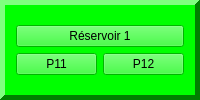
                <widget class="QFrame" name="F1">
                 <property name="palette">
                  <palette>
                   <active>
                    <colorrole role="WindowText">
                     <brush brushstyle="SolidPattern">
                      <color alpha="255">
                       <red>0</red>
                       <green>0</green>
                       <blue>0</blue>
                      </color>
                     </brush>
                    </colorrole>
                    <colorrole role="Button">
                     <brush brushstyle="SolidPattern">
                      <color alpha="255">
                       <red>0</red>
                       <green>255</green>
                       <blue>0</blue>
                      </color>
                     </brush>
                    </colorrole>
                    <colorrole role="Light">
                     <brush brushstyle="SolidPattern">
                      <color alpha="255">
                       <red>127</red>
                       <green>255</green>
                       <blue>127</blue>
                      </color>
                     </brush>
                    </colorrole>
                    <colorrole role="Midlight">
                     <brush brushstyle="SolidPattern">
                      <color alpha="255">
                       <red>63</red>
                       <green>255</green>
                       <blue>63</blue>
                      </color>
                     </brush>
                    </colorrole>
                    <colorrole role="Dark">
                     <brush brushstyle="SolidPattern">
                      <color alpha="255">
                       <red>0</red>
                       <green>127</green>
                       <blue>0</blue>
                      </color>
                     </brush>
                    </colorrole>
                    <colorrole role="Mid">
                     <brush brushstyle="SolidPattern">
                      <color alpha="255">
                       <red>0</red>
                       <green>170</green>
                       <blue>0</blue>
                      </color>
                     </brush>
                    </colorrole>
                    <colorrole role="Text">
                     <brush brushstyle="SolidPattern">
                      <color alpha="255">
                       <red>0</red>
                       <green>0</green>
                       <blue>0</blue>
                      </color>
                     </brush>
                    </colorrole>
                    <colorrole role="BrightText">
                     <brush brushstyle="SolidPattern">
                      <color alpha="255">
                       <red>255</red>
                       <green>255</green>
                       <blue>255</blue>
                      </color>
                     </brush>
                    </colorrole>
                    <colorrole role="ButtonText">
                     <brush brushstyle="SolidPattern">
                      <color alpha="255">
                       <red>0</red>
                       <green>0</green>
                       <blue>0</blue>
                      </color>
                     </brush>
                    </colorrole>
                    <colorrole role="Base">
                     <brush brushstyle="SolidPattern">
                      <color alpha="255">
                       <red>255</red>
                       <green>255</green>
                       <blue>255</blue>
                      </color>
                     </brush>
                    </colorrole>
                    <colorrole role="Window">
                     <brush brushstyle="SolidPattern">
                      <color alpha="255">
                       <red>0</red>
                       <green>255</green>
                       <blue>0</blue>
                      </color>
                     </brush>
                    </colorrole>
                    <colorrole role="Shadow">
                     <brush brushstyle="SolidPattern">
                      <color alpha="255">
                       <red>0</red>
                       <green>0</green>
                       <blue>0</blue>
                      </color>
                     </brush>
                    </colorrole>
                    <colorrole role="AlternateBase">
                     <brush brushstyle="SolidPattern">
                      <color alpha="255">
                       <red>127</red>
                       <green>255</green>
                       <blue>127</blue>
                      </color>
                     </brush>
                    </colorrole>
                    <colorrole role="ToolTipBase">
                     <brush brushstyle="SolidPattern">
                      <color alpha="255">
                       <red>255</red>
                       <green>255</green>
                       <blue>220</blue>
                      </color>
                     </brush>
                    </colorrole>
                    <colorrole role="ToolTipText">
                     <brush brushstyle="SolidPattern">
                      <color alpha="255">
                       <red>0</red>
                       <green>0</green>
                       <blue>0</blue>
                      </color>
                     </brush>
                    </colorrole>
                   </active>
                   <inactive>
                    <colorrole role="WindowText">
                     <brush brushstyle="SolidPattern">
                      <color alpha="255">
                       <red>0</red>
                       <green>0</green>
                       <blue>0</blue>
                      </color>
                     </brush>
                    </colorrole>
                    <colorrole role="Button">
                     <brush brushstyle="SolidPattern">
                      <color alpha="255">
                       <red>0</red>
                       <green>255</green>
                       <blue>0</blue>
                      </color>
                     </brush>
                    </colorrole>
                    <colorrole role="Light">
                     <brush brushstyle="SolidPattern">
                      <color alpha="255">
                       <red>127</red>
                       <green>255</green>
                       <blue>127</blue>
                      </color>
                     </brush>
                    </colorrole>
                    <colorrole role="Midlight">
                     <brush brushstyle="SolidPattern">
                      <color alpha="255">
                       <red>63</red>
                       <green>255</green>
                       <blue>63</blue>
                      </color>
                     </brush>
                    </colorrole>
                    <colorrole role="Dark">
                     <brush brushstyle="SolidPattern">
                      <color alpha="255">
                       <red>0</red>
                       <green>127</green>
                       <blue>0</blue>
                      </color>
                     </brush>
                    </colorrole>
                    <colorrole role="Mid">
                     <brush brushstyle="SolidPattern">
                      <color alpha="255">
                       <red>0</red>
                       <green>170</green>
                       <blue>0</blue>
                      </color>
                     </brush>
                    </colorrole>
                    <colorrole role="Text">
                     <brush brushstyle="SolidPattern">
                      <color alpha="255">
                       <red>0</red>
                       <green>0</green>
                       <blue>0</blue>
                      </color>
                     </brush>
                    </colorrole>
                    <colorrole role="BrightText">
                     <brush brushstyle="SolidPattern">
                      <color alpha="255">
                       <red>255</red>
                       <green>255</green>
                       <blue>255</blue>
                      </color>
                     </brush>
                    </colorrole>
                    <colorrole role="ButtonText">
                     <brush brushstyle="SolidPattern">
                      <color alpha="255">
                       <red>0</red>
                       <green>0</green>
                       <blue>0</blue>
                      </color>
                     </brush>
                    </colorrole>
                    <colorrole role="Base">
                     <brush brushstyle="SolidPattern">
                      <color alpha="255">
                       <red>255</red>
                       <green>255</green>
                       <blue>255</blue>
                      </color>
                     </brush>
                    </colorrole>
                    <colorrole role="Window">
                     <brush brushstyle="SolidPattern">
                      <color alpha="255">
                       <red>0</red>
                       <green>255</green>
                       <blue>0</blue>
                      </color>
                     </brush>
                    </colorrole>
                    <colorrole role="Shadow">
                     <brush brushstyle="SolidPattern">
                      <color alpha="255">
                       <red>0</red>
                       <green>0</green>
                       <blue>0</blue>
                      </color>
                     </brush>
                    </colorrole>
                    <colorrole role="AlternateBase">
                     <brush brushstyle="SolidPattern">
                      <color alpha="255">
                       <red>127</red>
                       <green>255</green>
                       <blue>127</blue>
                      </color>
                     </brush>
                    </colorrole>
                    <colorrole role="ToolTipBase">
                     <brush brushstyle="SolidPattern">
                      <color alpha="255">
                       <red>255</red>
                       <green>255</green>
                       <blue>220</blue>
                      </color>
                     </brush>
                    </colorrole>
                    <colorrole role="ToolTipText">
                     <brush brushstyle="SolidPattern">
                      <color alpha="255">
                       <red>0</red>
                       <green>0</green>
                       <blue>0</blue>
                      </color>
                     </brush>
                    </colorrole>
                   </inactive>
                   <disabled>
                    <colorrole role="WindowText">
                     <brush brushstyle="SolidPattern">
                      <color alpha="255">
                       <red>0</red>
                       <green>127</green>
                       <blue>0</blue>
                      </color>
                     </brush>
                    </colorrole>
                    <colorrole role="Button">
                     <brush brushstyle="SolidPattern">
                      <color alpha="255">
                       <red>0</red>
                       <green>255</green>
                       <blue>0</blue>
                      </color>
                     </brush>
                    </colorrole>
                    <colorrole role="Light">
                     <brush brushstyle="SolidPattern">
                      <color alpha="255">
                       <red>127</red>
                       <green>255</green>
                       <blue>127</blue>
                      </color>
                     </brush>
                    </colorrole>
                    <colorrole role="Midlight">
                     <brush brushstyle="SolidPattern">
                      <color alpha="255">
                       <red>63</red>
                       <green>255</green>
                       <blue>63</blue>
                      </color>
                     </brush>
                    </colorrole>
                    <colorrole role="Dark">
                     <brush brushstyle="SolidPattern">
                      <color alpha="255">
                       <red>0</red>
                       <green>127</green>
                       <blue>0</blue>
                      </color>
                     </brush>
                    </colorrole>
                    <colorrole role="Mid">
                     <brush brushstyle="SolidPattern">
                      <color alpha="255">
                       <red>0</red>
                       <green>170</green>
                       <blue>0</blue>
                      </color>
                     </brush>
                    </colorrole>
                    <colorrole role="Text">
                     <brush brushstyle="SolidPattern">
                      <color alpha="255">
                       <red>0</red>
                       <green>127</green>
                       <blue>0</blue>
                      </color>
                     </brush>
                    </colorrole>
                    <colorrole role="BrightText">
                     <brush brushstyle="SolidPattern">
                      <color alpha="255">
                       <red>255</red>
                       <green>255</green>
                       <blue>255</blue>
                      </color>
                     </brush>
                    </colorrole>
                    <colorrole role="ButtonText">
                     <brush brushstyle="SolidPattern">
                      <color alpha="255">
                       <red>0</red>
                       <green>127</green>
                       <blue>0</blue>
                      </color>
                     </brush>
                    </colorrole>
                    <colorrole role="Base">
                     <brush brushstyle="SolidPattern">
                      <color alpha="255">
                       <red>0</red>
                       <green>255</green>
                       <blue>0</blue>
                      </color>
                     </brush>
                    </colorrole>
                    <colorrole role="Window">
                     <brush brushstyle="SolidPattern">
                      <color alpha="255">
                       <red>0</red>
                       <green>255</green>
                       <blue>0</blue>
                      </color>
                     </brush>
                    </colorrole>
                    <colorrole role="Shadow">
                     <brush brushstyle="SolidPattern">
                      <color alpha="255">
                       <red>0</red>
                       <green>0</green>
                       <blue>0</blue>
                      </color>
                     </brush>
                    </colorrole>
                    <colorrole role="AlternateBase">
                     <brush brushstyle="SolidPattern">
                      <color alpha="255">
                       <red>0</red>
                       <green>255</green>
                       <blue>0</blue>
                      </color>
                     </brush>
                    </colorrole>
                    <colorrole role="ToolTipBase">
                     <brush brushstyle="SolidPattern">
                      <color alpha="255">
                       <red>255</red>
                       <green>255</green>
                       <blue>220</blue>
                      </color>
                     </brush>
                    </colorrole>
                    <colorrole role="ToolTipText">
                     <brush brushstyle="SolidPattern">
                      <color alpha="255">
                       <red>0</red>
                       <green>0</green>
                       <blue>0</blue>
                      </color>
                     </brush>
                    </colorrole>
                   </disabled>
                  </palette>
                 </property>
                 <property name="frameShape">
                  <enum>QFrame::Panel</enum>
                 </property>
                 <property name="frameShadow">
                  <enum>QFrame::Raised</enum>
                 </property>
                 <property name="lineWidth">
                  <number>5</number>
                 </property>
                 <layout class="QGridLayout" name="gridLayout">
                  <item row="0" column="0">
                   <layout class="QVBoxLayout" name="verticalLayout_2">
                    <item>
                     <widget class="QPushButton" name="R1">
                      <property name="text">
                       <string>Réservoir 1</string>
                      </property>
                     </widget>
                    </item>
                    <item>
                     <layout class="QHBoxLayout" name="horizontalLayout_5">
                      <item>
                       <widget class="QPushButton" name="P11">
                        <property name="cursor">
                         <cursorShape>ArrowCursor</cursorShape>
                        </property>
                        <property name="contextMenuPolicy">
                         <enum>Qt::DefaultContextMenu</enum>
                        </property>
                        <property name="text">
                         <string>P11</string>
                        </property>
                       </widget>
                      </item>
                      <item>
                       <widget class="QPushButton" name="P12">
                        <property name="cursor">
                         <cursorShape>ArrowCursor</cursorShape>
                        </property>
                        <property name="text">
                         <string>P12</string>
                        </property>
                       </widget>
                      </item>
                     </layout>
                    </item>
                   </layout>
                  </item>
                 </layout>
                </widget>
